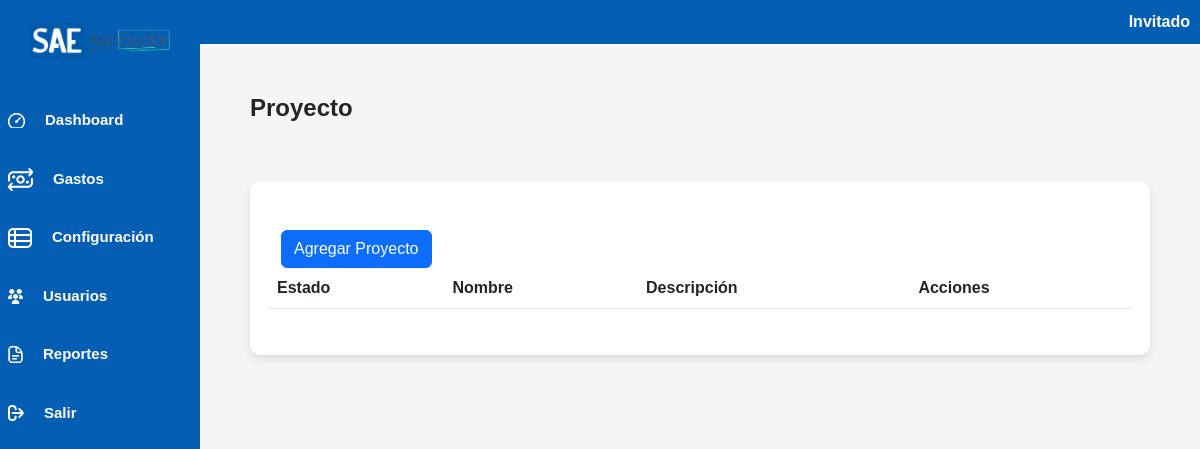
The app's page /controlador/proyecto_controlador.php, older data.
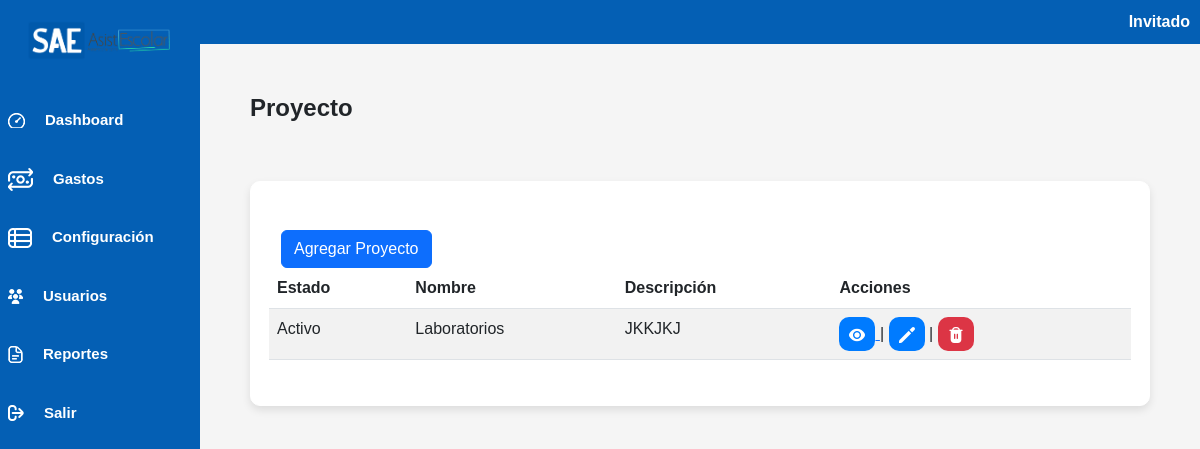
The same page, newer data.
### tables this page shows
CREATE TABLE `proyecto` (
  `ID_Proyecto` int(11) NOT NULL,
  `Nombre` varchar(50) NOT NULL,
  `Descripcion` varchar(100) NOT NULL,
  `Estado` tinyint(1) NOT NULL DEFAULT 1
);

### controlador/proyecto_controlador.php (called while the page is built, shortened)
<?php
require_once("../modelo/proyecto_modelo.php");
$objProyecto = new proyecto();
$data = $objProyecto->buscarTodos();
require_once("vista_controlador.php");
require_once("../vista/proyecto_vista.php");

### modelo/conexionPDO.php (called while the page is built, shortened)
<?php
class Conexion {
    private $conexion;
    function __construct(){
        $servidor="localhost";
        $usuarioBD="root";
        $claveBD="";
        $bd="fiscor";
        try {
            $this->conexion=new PDO("mysql:host=$servidor;dbname=$bd",$usuarioBD,$claveBD);
            $this->conexion->setAttribute(PDO::ATTR_ERRMODE,PDO::ERRMODE_EXCEPTION);
        }
        catch(PDOException $fallo){
            die ("La conexion ha fallado.".$fallo->getMessage());
        }
    }
    public function conectar(){
        return $this->conexion;
    }
}
?>

### modelo/proyecto_modelo.php (called while the page is built, shortened)
<?php
require_once("../modelo/conexionPDO.php");
class proyecto extends Conexion
{
    private $conexion;
    public function __construct()
    {
        $this->conexion = new Conexion();
        $this->conexion = $this->conexion->conectar();
    }
    public function buscarTodos()
    {
        try {
            $sql = "SELECT * FROM proyecto";
            $stmt = $this->conexion->prepare($sql);
            $stmt->execute();
            return $stmt->fetchAll(PDO::FETCH_ASSOC);
        } catch (PDOException $e) {
            error_log("Error al buscar todos los Proyectos: " . $e->getMessage(), 0);
            return array();
        }
    }
}

### vista/proyecto_vista.php (the view, shortened to what this page needs)
<!DOCTYPE html>
<html lang="en">
<head>
    <link rel="stylesheet" href="../vista/css/bootstrap.min.css">
    <link rel="stylesheet" href="../vista/css/dataTables.bootstrap5.css">
    <link rel="stylesheet" type="text/css" href="../vista/css/estilosinicio.css">
</head>
<body>
    <div class="contenedor">
        <div class="barra-lateral">
        </div>
        <div class="contenido">
            <h1>Proyecto</h1>
        </div>
    </div>
    <div class="contenedor-categoria px-6 pt-5">
            <div id="tabla_div">
            <div class="row">
                <div class="col-sm-3">
                    <a href="#" class="modal_abrir btn btn-primary"> <i class="fa-solid fa-plus"></i> Agregar Proyecto</a>
                </div>
                <table id="tabla" class="table table-striped" style="width:100%">
                    <thead>
                        <tr>
                            <th>Estado</th>
                            <th>Nombre</th>
                            <th>Descripción</th>
                            <th>Acciones</th>
                        </tr>
                    </thead>
                    <tbody>
                        <?php
                        if (isset($data) && is_array($data)) {
                            foreach ($data as $row) {
                                echo "<tr>";
                                $estado = ($row['Estado'] == 1) ? 'Activo' : 'Inactivo';
                                echo "<td>" . $estado . "</td>";
                                echo "<td>" . $row['Nombre'] . "</td>";
                                echo "<td>" . $row['Descripcion'] . "</td>";
                                echo "<td>
                                    <a href='../controlador/categoria_controlador.php'>
                                            <button class='btn-azul'>
                                                <img src='../vista/img/ojo.png' alt='ojo'>
                                            </button>
                                    </a>
                                    |
                                    <button class='editarProyecto btn-azul' data-id='" . $row['ID_Proyecto'] . "' data-nombre='" . $row['Nombre'] . "' data-descripcion='" . $row['Descripcion'] . "' data-estado='" . $row['Estado'] . "'>
                                        <img src='../vista/img/editar.png' alt='editar'>
                                    </button>
                                    |
                                    <a href='?eliminarId=" . $row['ID_Proyecto'] . "'>
                                        <button class='btn-rojo'>
                                            <img src='../vista/img/eliminar.png' alt='eliminar'>
                                        </button>
                                    </a>
                                </td>";
                                echo "</tr>";
                            }
                        } else {
                            echo "<tr><td colspan='4'>No hay datos disponibles.</td></tr>";
                        }
                        ?>
                    </tbody>
                </table>
            </div>
        </div>
</body>
</html>

Row changes from the older to the newer data that the page shows:
added proyecto: Estado "Activo", Nombre "Laboratorios", Descripcion "JKKJKJ"
